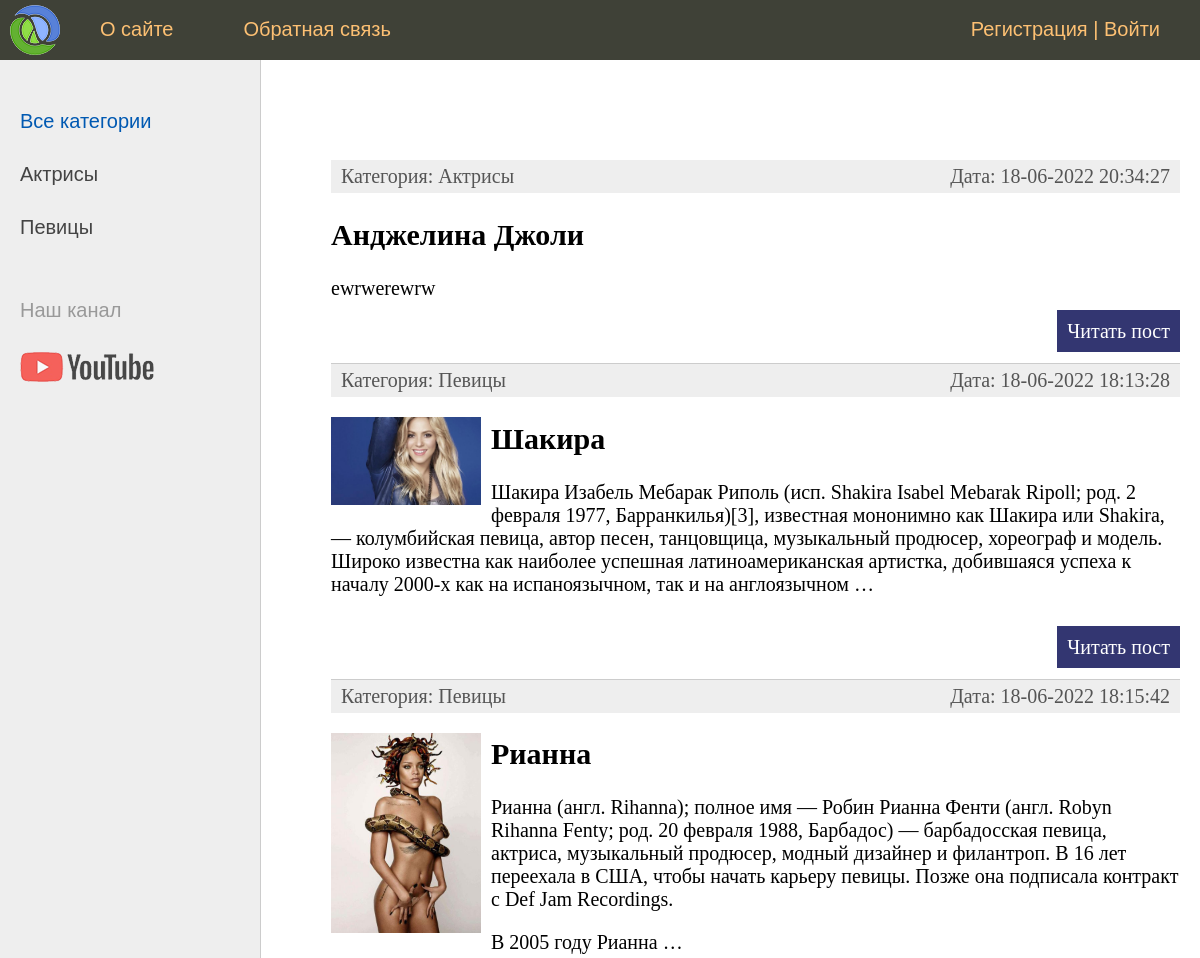
The app's page / (upper part), older data.
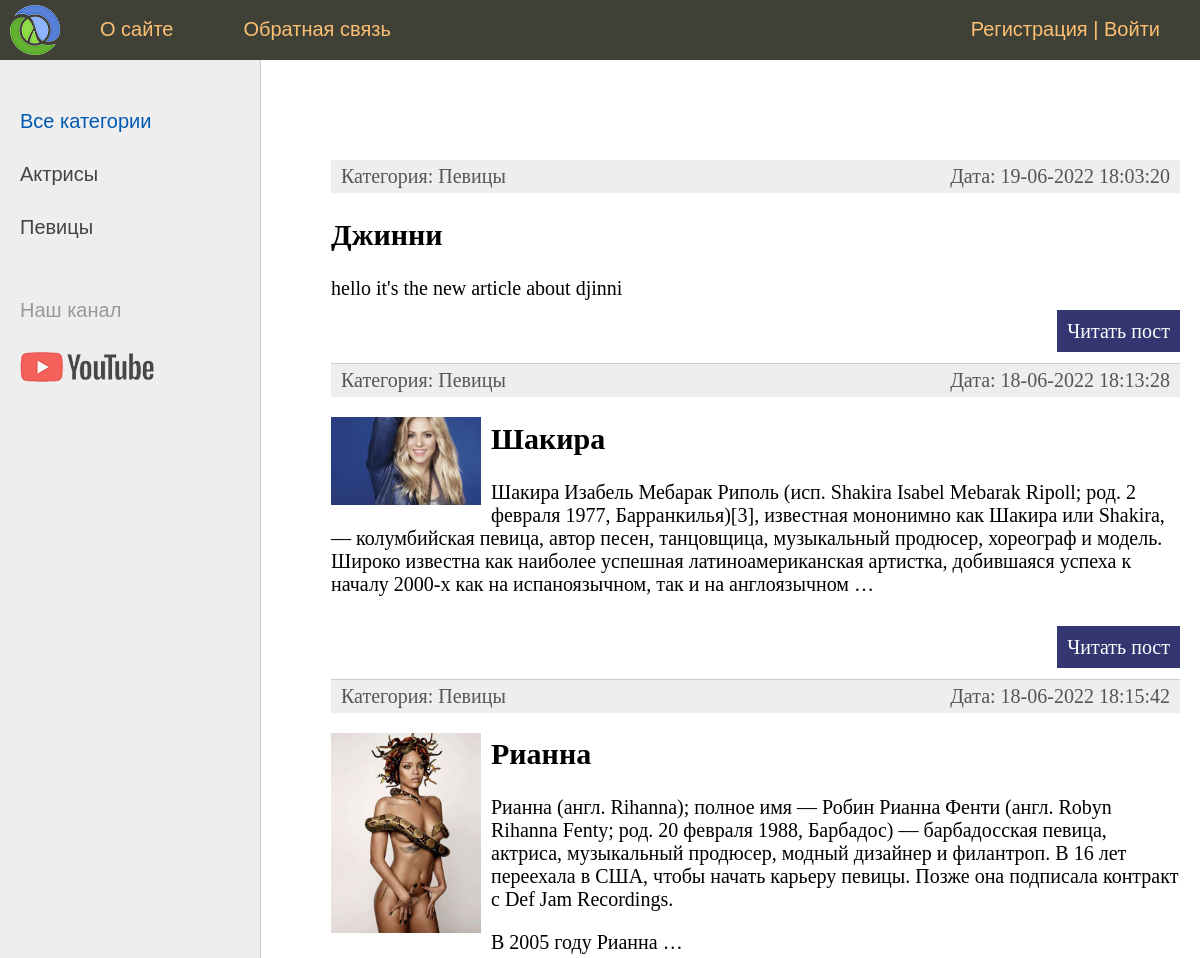
The same page, newer data.
### women/models.py (models this page shows, shortened)
class Category(models.Model):
    name = models.CharField(max_length=100, db_index=True, verbose_name='Категория')
    slug = models.SlugField(max_length=255, unique=True, db_index=True, verbose_name='URl')
    def __str__(self):
        return self.name
    def get_absolute_url(self):
        return reverse('category', kwargs={'cat_slug': self.slug})
    class Meta:
        verbose_name = 'Категория'
        verbose_name_plural = 'Категории'
        ordering = ['id']

class Women(models.Model):
    title = models.CharField(max_length=255, verbose_name='Заголовок')
    slug = models.SlugField(max_length=255, unique=True, db_index=True, verbose_name='URl')
    content = models.TextField(blank=True, verbose_name='Текст статьи')
    photo = models.ImageField(upload_to='photos/%Y/%m/%d/', blank=True, verbose_name='Фото')
    time_create = models.DateTimeField(auto_now_add=True, verbose_name='Время создания')
    time_update = models.DateTimeField(auto_now=True, verbose_name='Время изменения')
    is_published = models.BooleanField(default=True, verbose_name='Пубилкация')
    cat = models.ForeignKey('Category', on_delete=models.PROTECT, verbose_name='Категория')
    def get_absolute_url(self):
        return reverse('post', kwargs={'post_slug': self.slug})
    class Meta:
        verbose_name = 'Известные женщины'
        verbose_name_plural = 'Известные женщины'
        ordering = ['-time_create', 'title']

### women/views.py (the view)
# urls.py: path('', WomenHome.as_view(), name='home'),
class WomenHome(DataMixin, ListView):
    model = Women
    template_name = 'women/index.html'
    context_object_name = 'posts'
    def get_context_data(self, *, object_list=None, **kwargs):
        context = super().get_context_data(**kwargs)
        c_def = self.get_user_context(title='Главная страница')
        return dict(list(context.items()) + list(c_def.items()))
    def get_queryset(self):
        return Women.objects.filter(is_published=True).select_related('cat')

### women/utils.py (called while the page is built)
    def get_user_context(self, **kwargs):
        context = kwargs
        cats = Category.objects.annotate(Count('women'))
        user_menu = menu.copy()
        if not self.request.user.is_authenticated:
            user_menu.pop(1)
        context['menu'] = user_menu
        context['cats'] = cats
        if 'cat_selected' not in context:
            context['cat_selected'] = 0
        return context

### women/templates/women/index.html (shortened to what this page needs)
{% extends 'women/base.html' %}
{% block content %}
<ul class="list-articles">
	{% for p in posts %}
			<li><div class="article-panel">
				<p class="first">Категория: {{ p.cat }}</p>
				<p class="last">Дата: {{ p.time_update|date:"d-m-Y H:i:s" }}</p>
			</div>
	{% if p.photo %}
		<p><img src="{{ p.photo.url }}" alt="{{ p.title }}" class="img-article-left thumb"></p>
	{% endif %}
				<h2>{{p.title}}</h2>
	{% autoescape on %}
	{{p.content|linebreaks|truncatewords:50}}
	{% endautoescape %}
			<p class="link-read-post"><a href="{{ p.get_absolute_url }}">Читать пост</a></p>
			</li>
	{% endfor %}
</ul>
{% endblock %}

### women/templates/women/base.html (shortened to what this page needs)
{% load static %}
{% load women_tags %}
<!DOCTYPE html>
<html>
<head>
	<link type="text/css" href="{% static 'women/css/styles.css' %}" rel="stylesheet" />
</head>
<body>
<table class="table-page" border=0 cellpadding="0" cellspacing="0">
<tr><td valign=top>
{% block mainmenu %}
<div class="header">
	<ul id="mainmenu" class="mainmenu">
	<li class="logo"><a href="{% url 'home' %}"><div class="logo"></div></a></li>
{% for m in menu %}
	<li><a href="{% url m.url_name %}">{{m.title}}</a></li>
{% endfor %}
	{% if request.user.is_authenticated %}
	<li class="last"> {{ user.username }} | <a href="{% url 'logout' %}">Выйти</a></li>
	{% else %}
	<li class="last"><a href="{% url 'register' %}">Регистрация</a> |
		<a href="{% url 'login' %}">Войти</a></li>
	{% endif %}
	</ul>
</div>
{% endblock mainmenu %}
<table class="table-content" border=0 cellpadding="0" cellspacing="0">
<tr>
	<td valign="top" class="left-chapters">
	<ul id="leftchapters">
{% if cat_selected == 0 %}
		<li class="selected">Все категории</li>
{% else %}
		<li><a href="{% url 'home' %}">Все категории</a></li>
{% endif %}
{% for c in cats %}
{% if c.women__count > 0 %}
	{% if c.pk == cat_selected %}
		<li class="selected">{{ c.name }}</li>
	{% else %}
		<li><a href="{{ c.get_absolute_url }}">{{ c.name }}</a></li>
	{% endif %}
{% endif %}
{% endfor %}
		<li class="share">
		<p>Наш канал</p>
		<a class="share-yt" href="https://www.youtube.com/channel/UClJzWfGWuGJL2t-3dYKcHTA/playlists" target="_blank" rel="nofollow"></a>
		</li>
	</ul>
</td>
<td valign="top" class="content">
	<div class="content-text">
{% block content %}
{% endblock %}
	</div>
</td></tr></table>
</td></tr>
</table>
</body>
</html>

### women/static/women/css/styles.css (style rules this page uses)
html, body { font-family: 'Arial'; margin: 0; padding: 0; height: 100%; width: 100%; color: #444; }
a { color: #0059b2; text-decoration: none; }
img { max-width: 600px; height: auto; }
img.img-article-left { max-width: 300px; height: auto; float: left; padding: 0 10px 10px 0; }
img.img-article-left.thumb { max-width: 150px; height: auto; }
p.link-read-post { text-align: right; }
p.link-read-post a { padding: 10px; min-width: 100px; background: #333671; color: #fff; text-decoration: none; }
div.article-panel { background: #eee; padding: 5px 10px 5px 10px; box-sizing: border-box; overflow: hidden; color: #555; }
div.article-panel p.first { margin: 0; float: left; }
div.article-panel p.last { margin: 0; float: right; }
ul.list-articles { list-style: none; margin: 0; padding: 0; }
ul.list-articles li { border-bottom: 1px solid #ccc; }
.table-page { width: 100%; height: 100%; vertical-align: top; }
.table-page tr { height: 100%; }
.header { background: #3F4137; height: 60px; }
.logo { background: url('../images/logo.png') no-repeat 10px 5px; width: 70px; height: 60px; }
ul.mainmenu { list-style: none; margin: 0; padding: 0; height: 60px; color: #fdc073; font-size: 20px; overflow: hidden; }
ul.mainmenu li { float: left; margin: 18px 40px 0 30px; }
ul.mainmenu li.logo { margin: 0; }
ul.mainmenu li.last { float: right; }
ul.mainmenu li a { color: #fdc073; text-decoration: none; }
.table-content { width: 100%; min-height: 100%; height: 100%; }
.left-chapters { margin: 0; background: #eee; border-right: 1px solid #ccc; min-height: 100%; }
.left-chapters ul { width: 230px; min-height: 100%; margin: 0; padding: 20px 10px 10px 20px; list-style: none; font-size: 20px; }
.left-chapters ul li { margin: 30px 0 0 0; color: #999; }
.left-chapters ul li.selected { color: #0059b2; }
.left-chapters ul li a { color: #444; text-decoration: none; }
.left-chapters ul li.share { margin: 60px 0 0 0; }
.left-chapters ul li.share p { margin: 30px 0 30px 0; }
.left-chapters ul li.share a { display: inline-block; width: 40px; height: 40px; margin: 0 20px 0 0; }
.left-chapters ul li.share a.share-yt { width: 100%; height: 30px; background: url('../images/share_yt.png') no-repeat 0 0 }
.content { padding: 40px 20px 20px 40px; width: 100%; box-sizing: border-box; }
.content-text { margin: 60px 0 0 30px; color: #000; font-size: 20px; font-family: Yandex Sans Display Light; }

Row changes from the older to the newer data that the page shows:
removed Women: cat "Актрисы", time_update "18-06-2022 20:34:27", title "Анджелина Джоли", content "ewrwerewrw"
added Women: cat "Певицы", time_update "19-06-2022 18:03:20", title "Джинни", content "hello it's the new article about djinni"
